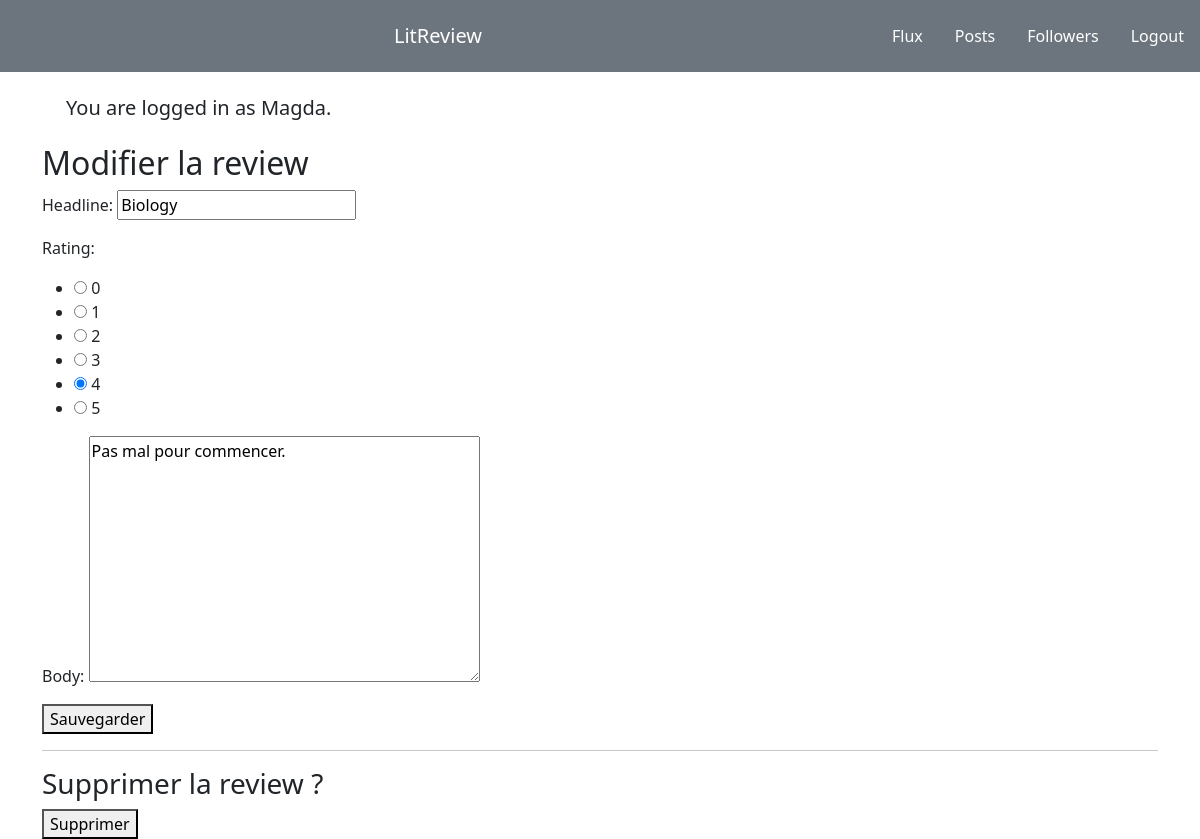
Page /home/28/edit_review/ (signed in) on the committed database.
### authentification/models.py (models this page shows)
class User(AbstractUser):
    CREATOR = 'CREATOR'
    SUBSCRIBER = 'SUBSCRIBER'
    ROLE_CHOICES = (
        (CREATOR, 'Créateur'),
        (SUBSCRIBER, 'Abonné'),
    )
    profile_photo = models.ImageField()
    role = models.CharField(max_length=30, choices=ROLE_CHOICES)

### flux/models.py (models this page shows)
class Review(models.Model):
    ticket = models.ForeignKey(
        Ticket, related_name="reviews_set", on_delete=models.CASCADE
    )
    rating = models.PositiveIntegerField(
        validators=[MinValueValidator(0), MaxValueValidator(5)]
    )
    user = models.ForeignKey(settings.AUTH_USER_MODEL, on_delete=models.CASCADE)
    headline = models.CharField(max_length=128)
    body = models.TextField(max_length=8192, blank=True, null=True)
    date_created = models.DateTimeField(auto_now_add=True)

### flux/views.py (the view, shortened to what this page needs)
# urls.py: path("<int:review_id>/edit_review/", views.edit_review, name="edit_review"),
@login_required
def edit_review(request, review_id):
    review = get_object_or_404(models.Review, id=review_id)
    edit_form = forms.ReviewForm(instance=review)
    delete_form = forms.DeleteReviewForm()
    context = {
        "edit_form": edit_form,
        "delete_form": delete_form,
    }
    return render(request, "flux/edit_review.html", context=context)

### flux/forms.py
class ReviewForm(forms.ModelForm):
    edit_review = forms.BooleanField(widget=forms.HiddenInput, initial=True)
    CHOICES = [(0, 0), (1, 1), (2, 2), (3, 3), (4, 4), (5, 5)]
    rating = forms.ChoiceField(choices=CHOICES, widget=forms.RadioSelect())
    class Meta:
        model = models.Review
        fields = ["headline", "rating", "body"]

class DeleteReviewForm(forms.Form):
    delete_review = forms.BooleanField(widget=forms.HiddenInput, initial=True)

### flux/templates/flux/edit_review.html (shortened to what this page needs)
{% extends 'base.html' %}
{% block content %}
    <h2>Modifier la review</h2>
    <form  method="post">
        {{ edit_form.as_p }}
        <button type="submit" >Sauvegarder</button>
    </form>
    <hr>
    <h3>Supprimer la review ?</h3>
    <form method="post">
        <button type="submit" >Supprimer</button>
    </form>
{% endblock content %}

### templates/base.html (shortened to what this page needs)
<!doctype html>
<html lang="en">
  <head>
    <link href="https://cdn.jsdelivr.net/npm/bootstrap@5.1.3/dist/css/bootstrap.min.css" rel="stylesheet">
  </head>
  <body>
    <nav class="navbar navbar-expand-lg navbar-secondary bg-secondary " >
      <a class="navbar-brand text-white mx-auto"  class="h1"  href="#">LitReview</a>
      {%  if user.is_authenticated %}
      <ul class="navbar-nav mr-auto">
        <li class="nav-item active">
          <a class="nav-link text-white m-2" href="{% url 'home' %}">Flux</a>
        </li>
        <li class="nav-item active">
          <a class="nav-link text-white m-2" href="{% url 'posts' %}">Posts</a>
        </li>
        <li class="nav-item active">
          <a class="nav-link text-white m-2" href="{% url 'user_follow' %}">Followers</a>
        </li>
        <li class="nav-item">
          <a class="nav-link text-white m-2" href="{% url 'logout' %}">Logout</a>
        </li>
      </ul>
      {%  endif %}
      </nav>
      <div class="container">
        {%  if user.is_authenticated %}
                <p class="m-4 h5 text.secondary">You are logged in as {{ request.user }}.</p>
        {% endif %}
        {% block content %}{% endblock content %}
      </div>
  </body>
</html>

### rows in the picture
User: user "Magda"
Review: headline "Biology", rating "☐ Rating: ☐ 1 ☐ 2 ☐ 3 ☑ 4 ☐ 5", body "Pas mal pour commencer."
